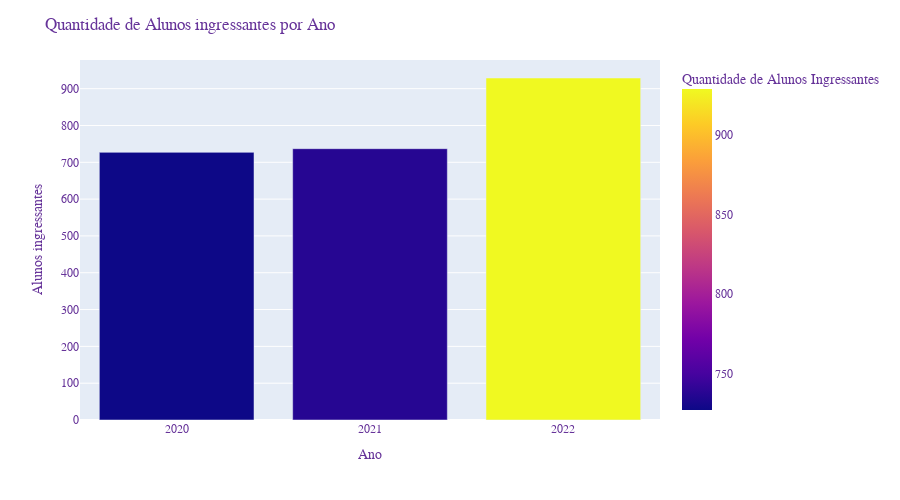

The cell this chart's notebook holds for it:
### Code cell
fig_1 = px.bar(alunos_por_ano, x='Ano', y='Alunos',
             hover_data=["Alunos"],color="Alunos",
             labels={'Alunos':'Quantidade de Alunos Ingressantes'}, height=500)

fig_1.update_layout(
    title="Quantidade de Alunos ingressantes por Ano ",
    xaxis_title="Ano",
    yaxis_title="Alunos ingressantes",
    font=dict(
        family="Courier New, monospace",
        size=12,
        color="RebeccaPurple"))
fig_1.show()

### Figure 1 — Plotly figure (JSON) as saved in the notebook; plotly's stock layout.template omitted (floating-point values rounded to 4 significant figures)
{"data": [{"alignmentgroup": "True", "hovertemplate": "Ano=%{x}<br>Quantidade de Alunos Ingressantes=%{marker.color}<extra></extra>", "legendgroup": "", "marker": {"color": [727, 737, 929], "coloraxis": "coloraxis", "pattern": {"shape": ""}}, "name": "", "offsetgroup": "", "orientation": "v", "showlegend": false, "textposition": "auto", "type": "bar", "x": ["2020", "2021", "2022"], "xaxis": "x", "y": [727, 737, 929], "yaxis": "y"}], "layout": {"barmode": "relative", "coloraxis": {"colorbar": {"title": {"text": "Quantidade de Alunos Ingressantes"}}, "colorscale": [[0, "#0d0887"], [0.1111, "#46039f"], [0.2222, "#7201a8"], [0.3333, "#9c179e"], [0.4444, "#bd3786"], [0.5556, "#d8576b"], [0.6667, "#ed7953"], [0.7778, "#fb9f3a"], [0.8889, "#fdca26"], [1, "#f0f921"]]}, "font": {"color": "RebeccaPurple", "family": "Courier New, monospace", "size": 12}, "height": 500, "legend": {"tracegroupgap": 0}, "margin": {"t": 60}, "title": {"text": "Quantidade de Alunos ingressantes por Ano "}, "xaxis": {"anchor": "y", "domain": [0, 1], "title": {"text": "Ano"}}, "yaxis": {"anchor": "x", "domain": [0, 1], "title": {"text": "Alunos ingressantes"}}}}
